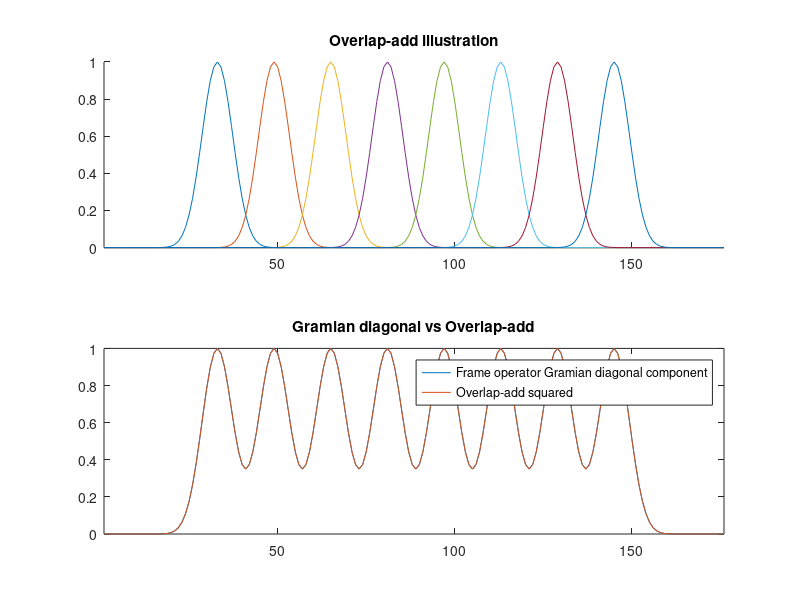

Here is the MATLAB script that generated this plot:
function overlapAdd_Gramian_Drawing(N, hop)
if nargin < 1
    N = 64;
    hop = 16;
end
dftMtx = dftmtx(N);
gTime = hann(N, 'periodic').^5.5 .';
windowedDFTMatrix2 = dftMtx .* gTime;
LSsolution = ifft(windowedDFTMatrix2.');
Phi0 = LSsolution * dftMtx;
[M, N] = size(Phi0);

ckmin = 2;
ck = max(ckmin,floor(N/M)); % determines size of matrix Phi (and reconstruction error)
Nx = ck*N;
Nl = floor(Nx/hop);
if hop*(Nl-1) + N < ck*N
    disp([hop*(Nl-1) + N, ck*N])
    error('Synthesis frame matrix does''t exist');
end
tic
Phi_ = sparse(M*Nl,(Nl-1)*hop+N);
for m = 0:Nl-1
    Phi_(m*M+1:m*M+M,m*hop+1:m*hop+N) = Phi0;
end
tPhi_ = Phi_';
C = real(tPhi_*Phi_);
C2 = C(N+1:ck*N, (N+1:ck*N));
figure(1)
clf
subplot(2, 1, 1)
correctionWndHF = overlapAdd2(repmat(gTime.^2, Nl, 1 )', hop);
axis tight
title('Overlap-add illustration')
subplot(2, 1, 2)
plot(diag(C) / N);
hold on
plot(correctionWndHF)
hold off;
axis tight
legend('Frame operator Gramian diagonal component', 'Overlap-add squared')
title('Gramian diagonal vs Overlap-add')
end
function y = overlapAdd2(tmp, hop)
nframes = size(tmp, 2);
fftLen = size(tmp, 1);
xlen = fftLen + (nframes-1)*hop;
y = zeros(xlen, 1);
plt = zeros(xlen, 1);
hold on
for l = 1 : nframes
    plt(:) = 0;
    plt(1+(l-1)*hop : fftLen+(l-1)*hop) = tmp(:, l);
    plot(plt)
    y(1+(l-1)*hop : fftLen+(l-1)*hop) = y(1+(l-1)*hop : fftLen+(l-1)*hop) + tmp(:, l);
end
hold off
end